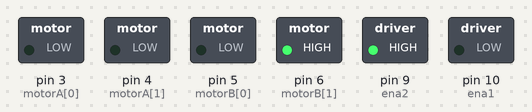
Bench run of a sketch on a simulated Arduino Uno, built with avr-gcc and run on an emulated ATmega328P. On the bench: switched loads named in the sketch (green lamp = pin HIGH). No radio packets arrive unless stated.

Above: at 0.5 s.
At 1.5 s:
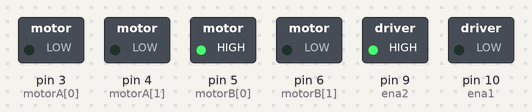
Timing chart, 0 to 3.0 s (numbered marks = the images above):
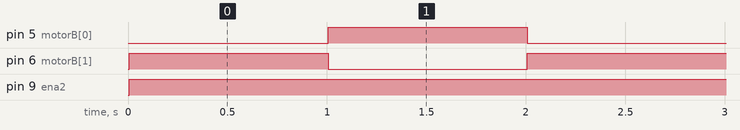

The sketch:

FishRCRead.ino
```cpp
#include <SPI.h>
#include "RF24.h"

RF24 myRadio (7, 8);

byte addresses[][6] = {"0"};

String X[] = {"left","right","center"};
String Y[] = {"forward","backward","none"};

struct package{
  enum XDIRECTION {LEFT,RIGHT,CENTER};
  enum YDIRECTION {FORWARD,BACKWARD,NONE};

  XDIRECTION aX;
  YDIRECTION aY;

  XDIRECTION bX;
  YDIRECTION bY;
  int aValY, aValX, bValY, bValX;
  bool buttonA, buttonB;
};

typedef struct package Package;
Package data;

byte motorA[] = {3,4}, motorB[] = {5,6}, radioFound, ena2 = 9, ena1 = 10;

void setup() {
  Serial.begin(115200);
  myRadio.begin();
  myRadio.setChannel(115);
  myRadio.setPALevel(RF24_PA_MAX);
  myRadio.setDataRate( RF24_250KBPS ) ;
  myRadio.openReadingPipe(1, addresses[0]);
  myRadio.startListening();

  for (int i = 0; i<2; i++){
    pinMode(motorA[i],OUTPUT);
    pinMode(motorB[i],OUTPUT);
  }

  pinMode(ena1, OUTPUT);
  pinMode(ena2, OUTPUT);
//  pinMode(sign,OUTPUT);

  //default, forward.

  //digitalWrite(sign,HIGH);
}

void mouthTest(){
  digitalWrite(ena2,250);
  digitalWrite(motorB[0],LOW);
  digitalWrite(motorB[1],HIGH);
  delay(1000);
  digitalWrite(ena2,0);
  digitalWrite(motorB[0],HIGH);
  digitalWrite(motorB[1],LOW);
  digitalWrite(ena2,250);
  delay(1000);
}

void loop() {
  mouthTest();
/*
  digitalWrite(motorA[0],LOW);
  digitalWrite(motorA[1],HIGH);
  digitalWrite(motorB[0],HIGH);
  digitalWrite(motorB[1],LOW);
  digitalWrite(ena1,250);
  delay(500);
  digitalWrite(ena2,250);
  delay(2000);
  digitalWrite(ena2,0);
  delay(1000);
  digitalWrite(ena1,0);
  delay(5000);
  */
/*
  if ( myRadio.available()) {
//     digitalWrite(sign,HIGH);
    while (myRadio.available()){
      myRadio.read( &data, sizeof(data) );
    }
    Serial.println(":)");
  }else{
//    digitalWrite(sign, LOW);
    Serial.println(":(");
  }
  */
}
```

Measured:
- by itself, pin 5 (motorB[0]), pin 6 (motorB[1]): alternates HIGH for 1.0 s and LOW for 1.0 s
- by itself, pin 9 (ena2): LOW → HIGH at 0.01 s
